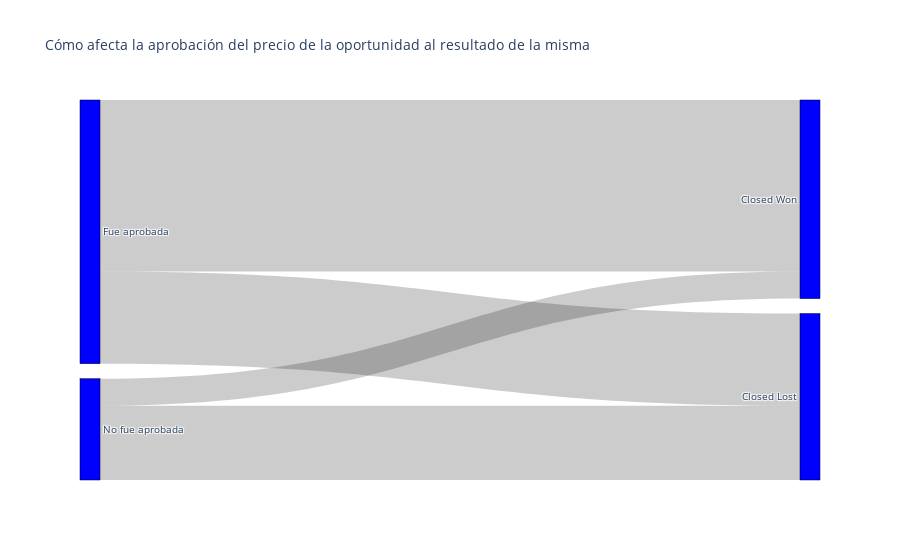

Source (notebook cell):
### Code cell
import plotly.graph_objects as go
fig = go.Figure(data=[go.Sankey(
    node = dict(
      pad = 15,
      thickness = 20,
      line = dict(color = "black", width = 0.5),
            label = ["No necesita aprobacion", \
               "Necesita aprobacion", \
              "No fue aprobada",\
              "Fue aprobada",\
              "Closed Won",\
              "Closed Lost"],
      color = "blue"
    ),
    link = dict(
      source = [2, 2, 3, 3],
      target = [4, 5, 4, 5],
      value = [1011,\
               2771,\
              6404,\
              3443]
  ))])

fig.update_layout(title_text="Cómo afecta la aprobación del precio de la oportunidad al resultado de la misma", font_size=10)
fig.show()

### Figure 1 — Plotly figure (JSON) as saved in the notebook; plotly's stock layout.template omitted (floating-point values rounded to 4 significant figures)
{"data": [{"link": {"source": [2, 2, 3, 3], "target": [4, 5, 4, 5], "value": [1011, 2771, 6404, 3443]}, "node": {"color": "blue", "label": ["No necesita aprobacion", "Necesita aprobacion", "No fue aprobada", "Fue aprobada", "Closed Won", "Closed Lost"], "line": {"color": "black", "width": 0.5}, "pad": 15, "thickness": 20}, "type": "sankey"}], "layout": {"font": {"size": 10}, "title": {"text": "Cómo afecta la aprobación del precio de la oportunidad al resultado de la misma"}}}
